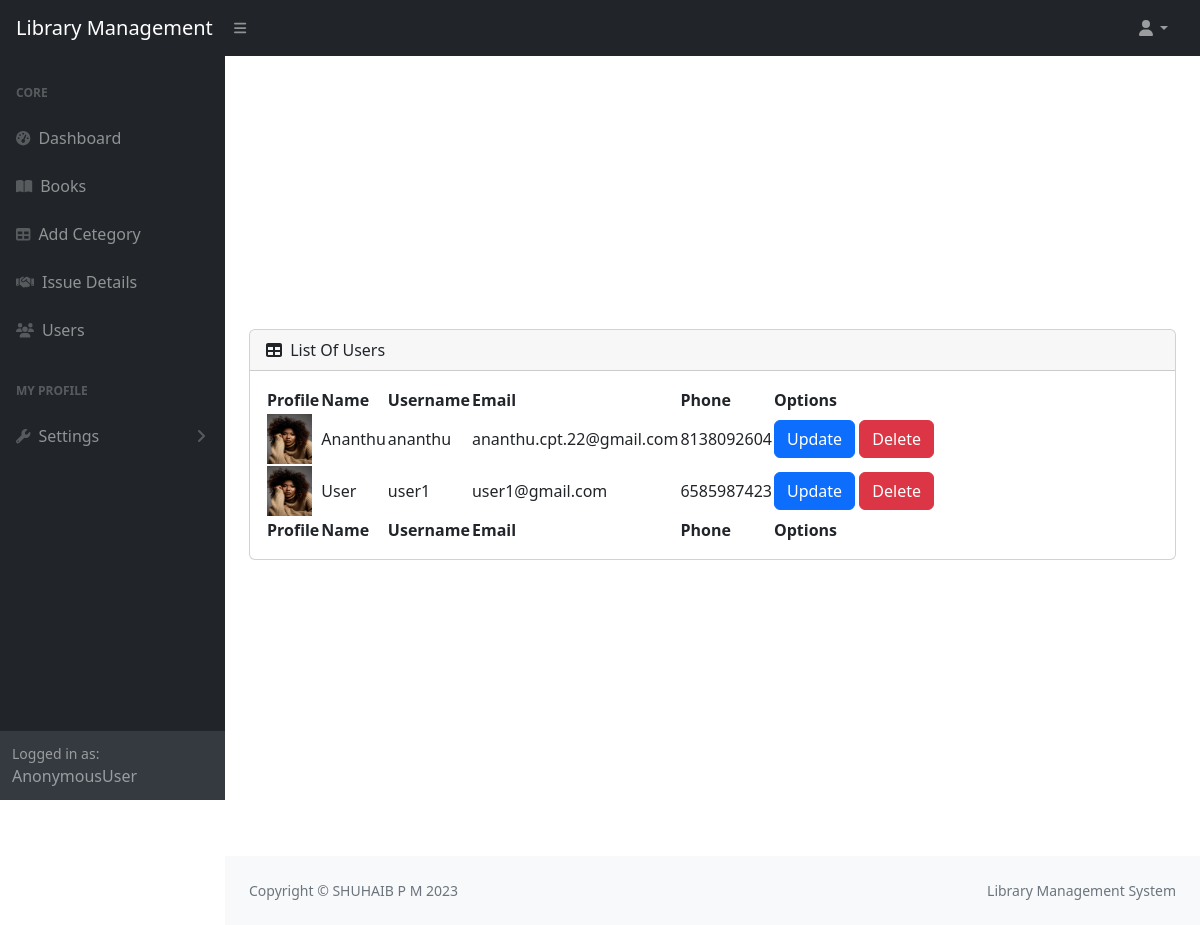
The page /user/ on the database as committed earlier.
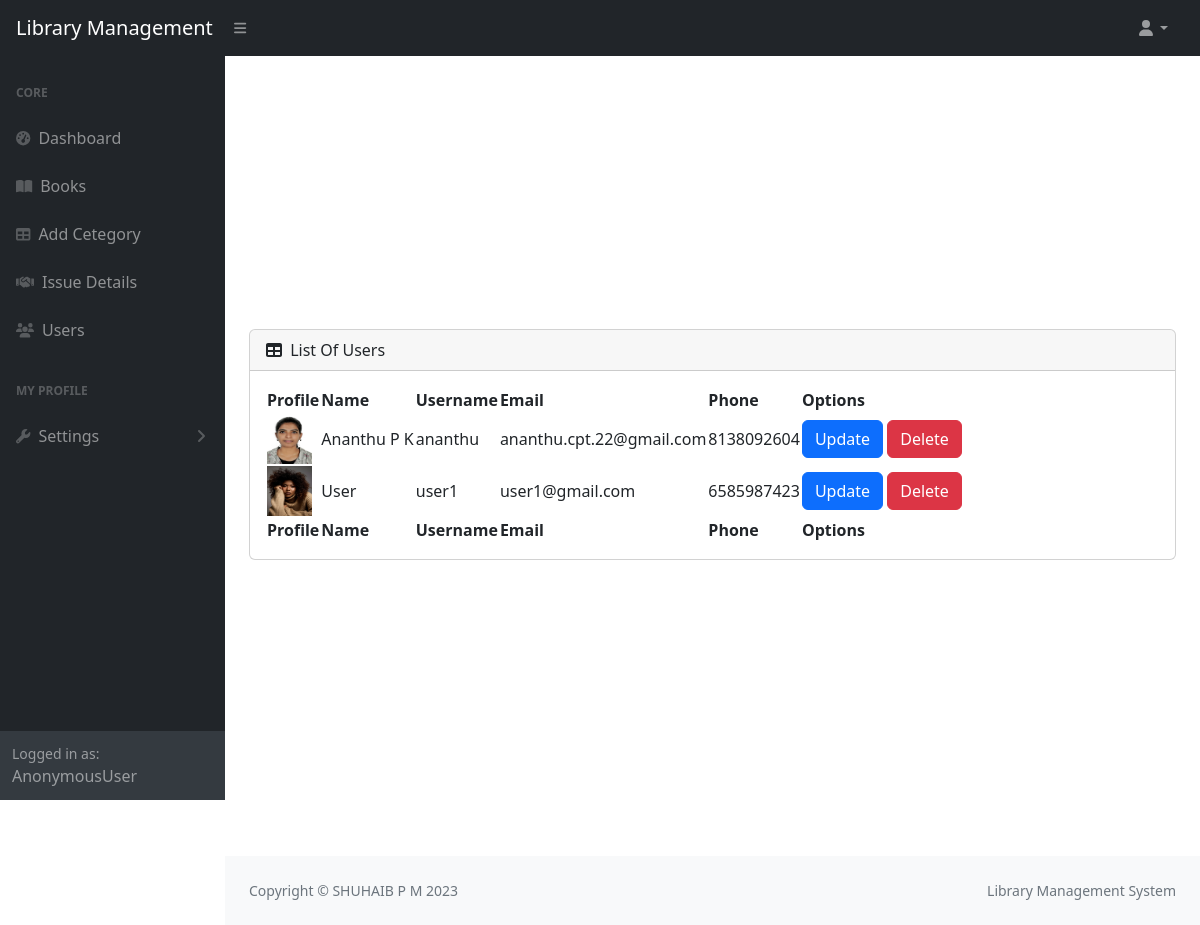
The same page on the database as committed later.
### libraryApp/models.py (models this page shows, shortened)
class User(AbstractUser):
    email=models.EmailField(unique=True)
    option = (
        ('user','user'),
        ('staff','staff')
    )
    phone=models.CharField(max_length=15)
    role=models.CharField(max_length=100,choices=option,default="user")
    profile=models.ImageField(upload_to="profile",default="profile/default.jpeg",null=True,blank=True)
    otp=models.CharField(max_length=20)
    is_verified=models.BooleanField(default=False)

### libraryApp/views.py (the view)
# urls.py: path("user/",views.UserDetailsView.as_view(),name="user"),
class UserDetailsView(View):
    def get(self,request):
        users=User.objects.filter(role="user")
        return render(request,"userdetail.html",{"users":users})

### libraryApp/context_processor.py (called while the page is built)
def library_status(request):
    total_books = Book.objects.count()
    total_copies = Book.objects.aggregate(total=models.Sum("total_copy"))["total"] or 0
    avl_books = Book.objects.aggregate(total=models.Sum("avl_copy"))["total"] or 0
    issued_books=Issue.objects.filter(status="issued").count()
    overdue_books=Issue.objects.filter(status="overdue").count()
    return {
        "total_books": total_books,
        "total_copies": total_copies,
        "avl_books": avl_books,
        "issued_books": issued_books,
        "overdue_books": overdue_books,
    }

### libraryApp/templates/userdetail.html
{% extends 'dashboard.html' %}
{% block main %}
<div class="d-flex flex-column w-100 vh-100 align-items-center justify-content-center">
    <div class="container-fluid px-4">
        <div id="section-table" class="card mb-4">
            <div class="card-header">
                <i class="fas fa-table me-1"></i>
                List Of Users
            </div>
            <div class="card-body">
                <table id="datatablesSimple" class="datatable">
                    <thead>
                        <tr>
                            <th>Profile</th>
                            <th>Name</th>
                            <th>Username</th>
                            <th>Email</th>
                            <th>Phone</th>
                            <th>Options</th>
                        </tr>
                    </thead>
                    <tfoot>
                        <tr>
                            <th>Profile</th>
                            <th>Name</th>
                            <th>Username</th>
                            <th>Email</th>
                            <th>Phone</th>
                            <th>Options</th>
                        </tr>
                    </tfoot>
                    <tbody>
                        {% for user in users %}
                        <tr>
                            <td>
                                <img src="{{user.profile.url}}" height="50px" width="45px" alt="img">
                            </td>
                            <td>{{user.first_name}}</td>
                            <td>{{user.username}}</td>
                            <td>{{user.email}}</td>
                            <td>{{user.phone}}</td>
                            <td>
                                <a href="{% url 'userupdate' user.id %}" class="btn btn-primary">Update</a>
                                <a href="{% url 'userdelete' user.id %}" class="btn btn-danger">Delete</a>
                            </td>
                        </tr>
                        {% endfor %}
                    </tbody>
                </table>
            </div>
        </div>
    </div>
</div>
{% endblock %}

Rows that differ between the two databases and show on the page:
changed User "ananthu": profile: picture added in place of a placeholder; first_name "Ananthu" → "Ananthu P K"
